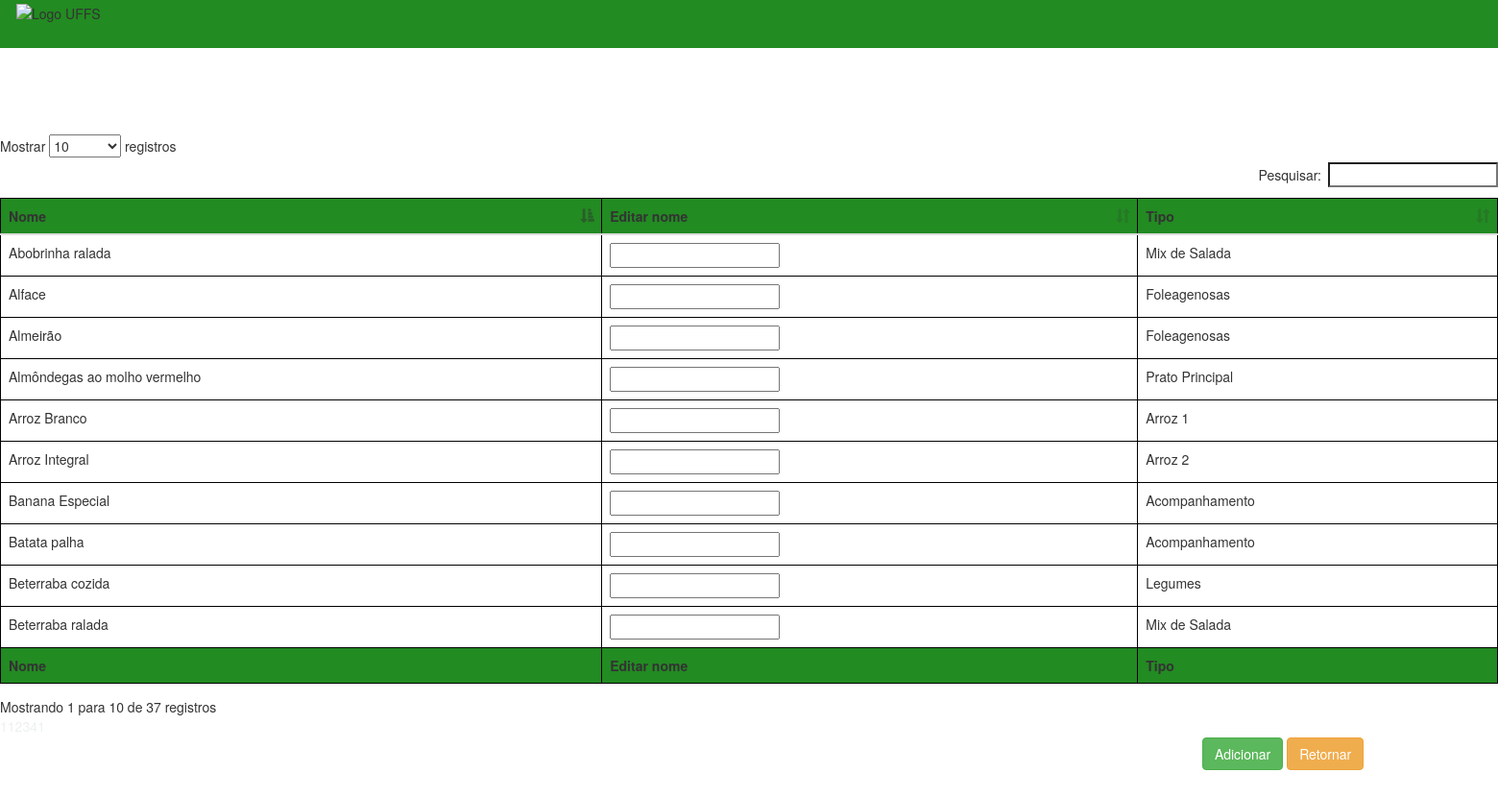
Screenshot of /editprato.php (signed in) with the database file from the repository.
### tables this page shows
CREATE TABLE IF NOT EXISTS Pratos (
	id INT(11) NOT NULL AUTO_INCREMENT,
	nome varchar(30) NOT NULL UNIQUE,
	tipo int NOT NULL,
	img varchar(32) NOT NULL,
	CONSTRAINT pratos_pk PRIMARY KEY (id),
	CONSTRAINT tipo_fk FOREIGN KEY(tipo) REFERENCES TipoPratos(Id)
);

CREATE TABLE IF NOT EXISTS TipoPratos(
	id int NOT NULL AUTO_INCREMENT,
	tipo VARCHAR(30) NOT NULL UNIQUE,
	CONSTRAINT TipoPratos_pk PRIMARY KEY (id)
);

### editprato.php (the view, shortened to what this page needs)
<?php
$banco = Conectar();
   if(isset($_SESSION['op']) and $_SESSION['op'] == 1){
?>
<!DOCTYPE html>
<html  dir="ltr" lang="pt-br" xml:lang="pt-br">
<head>
	 <link href="css/bootstrap1.min.css" rel="stylesheet">
	 <link href="css/dataTables.bootstrap.min.css" rel="stylesheet">
       <link rel="stylesheet" type="text/css" href="tela.css" />
</head>
<body  id="page-login-index">
<div class="skiplinks">
<header role="banner" class="navbar navbar-fixed-top navbar-inverse moodle-has-zindex" body style="background:#228B21;border:#228B21;padding:2px" >
        <div class="container-fluid" padding="2px">
            <img src="http://uffs.edu.br/images/identidadevisual/Chapeco/IdentidadeVisual_Campus_Chapec_Colorida_para_fundos_Escuros.png" width="100" height="120" alt="Logo UFFS" title="Logo Universidade Federal da Fronteira Sul" />
        </div>
</header>
        </div>
     <br><br>   <br><br>  <br><br>
	<br>
	<div class="table-reponsive">
	 <form id="form1" action="editp.php" method="post" enctype="multipart/form-data">
	<table id="example" class="display table" width="100%">
		<thead>
            <tr>
                <th>Nome</th>
                <th>Editar nome</th>
								<th>Tipo</th>
            </tr>
        </thead>
        <tfoot>
            <tr>
                <th>Nome</th>
                <th>Editar nome</th>
								<th>Tipo</th>
            </tr>
        </tfoot>
        <tbody>
					<?php
							$query = "select Pratos.id,Pratos.nome,TipoPratos.tipo from Pratos JOIN TipoPratos on Pratos.tipo = TipoPratos.id ORDER by Pratos.id;";
							$result = mysqli_query($banco,$query);
							if($result){
								if(mysqli_num_rows($result)>0){
										while($row = $result->fetch_assoc()) {
											echo "<tr>
															<td>" . $row['nome'] . "</td>" .
															"<td><input type='text' id='i" . $row['id'] ."' name='i".$row['id']."'  /></td>" .
															"<td>" . $row['tipo'] . "</td>" .
													"</tr>";
										}
								}
							}
						?>
         </tbody>
	</table>
	<div style="position:relative; right:-1250px;padding:2px"><input class="btn btn-success" type="submit" value="Adicionar" name="fsub1" id="fsub1" />   <input class="btn btn-warning" type="submit" value="Retornar" id="ret" name="ret" onClick="window.location.href = 'acesso.php'" /></div>
	</form></div>
<br><br><br><br>
</body>
</html>
<?php
}else {
  header("Location:login.php");
}
?>

### tela.css (style rules this page uses)
table, td, th, tfoot { border:solid 1px #000; padding:10px; }
th { background-color:#228B22; }

### rows the page displays
pratos: nome "Alface", tipo.tipo "Foleagenosas"
pratos: nome "Almeirão", tipo.tipo "Foleagenosas"
pratos: nome "Abobrinha ralada", tipo.tipo "Mix de Salada"
pratos: nome "Beterraba ralada", tipo.tipo "Mix de Salada"
pratos: nome "Beterraba cozida", tipo.tipo "Legumes"
pratos: nome "Arroz Branco", tipo.tipo "Arroz 1"
pratos: nome "Arroz Integral", tipo.tipo "Arroz 2"
pratos: nome "Banana Especial", tipo.tipo "Acompanhamento"
pratos: nome "Batata palha", tipo.tipo "Acompanhamento"
pratos: nome "Almôndegas ao molho vermelho", tipo.tipo "Prato Principal"
